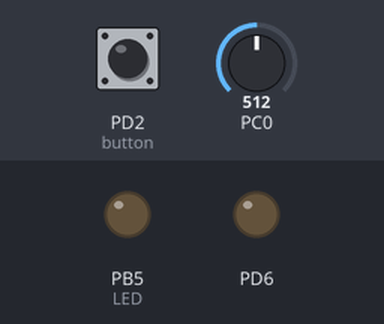
This program was run on a simulated ATmega328P, built with avr-gcc and emulated at 16 MHz. On the bench: output pins drawn as LEDs (lit = HIGH). The test bench sets the inputs (shaded band); at power-on: PD2 (button) HIGH, PC0 = 512.

Above: at 1.2 s.
1.3 s: PD2 (button) pulled LOW for 0.15 s
At 2.2 s:
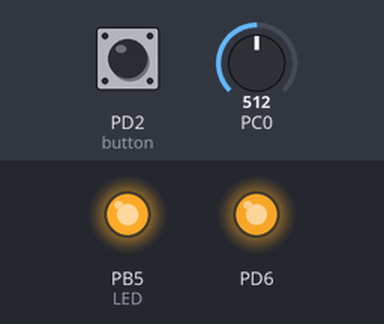
2.9 s: PC0 set to 357
4.4 s: PC0 set to 340
At 5.6 s:
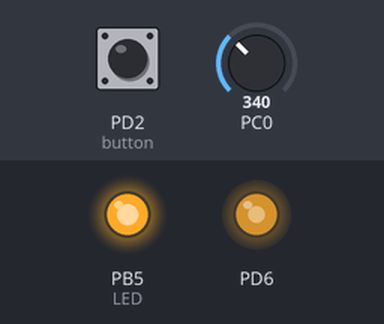
5.9 s: PC0 set to 257
7.4 s: PC0 set to 232
At 8.2 s:
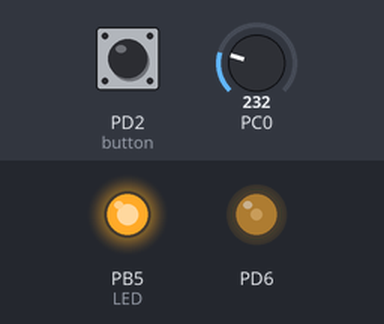
8.9 s: PC0 set to 306
At 9.4 s:
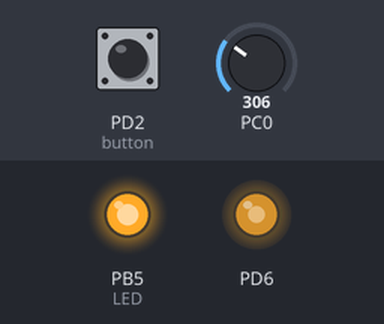
Timing chart, 0 to 11.4 s (numbered marks = the images above; inputs shaded):
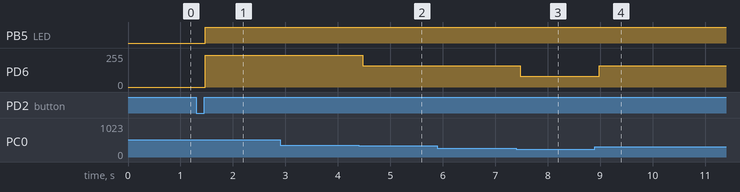

The program:

main.c
```c
/*
 * LM35_DCmotor.c
 *
 * Created: 29-06-2026 12:54:03
 * Author : User
 */

#define F_CPU 16000000UL
#include <avr/io.h>
#include <util/delay.h>

int system_on = 0;   // system flag

void adc_init()
{
	ADMUX = (1 << REFS0);   // AVcc as reference
	ADCSRA = (1 << ADEN) | (1 << ADPS2) | (1 << ADPS1) | (1 << ADPS0);   // enable ADC, prescaler 128
}

int read_lm35()
{
	ADMUX &= 0xF0;                 // select ADC0
	ADCSRA |= (1 << ADSC);         // start conversion
	while (ADCSRA & (1 << ADSC));  // wait until finish
	return ADC;                    // return ADC value
}

void pwm_init()
{
	DDRD |= (1 << DDD6);                                    // PD6 as output for PWM

	TCCR0A = (1 << WGM01) | (1 << WGM00) | (1 << COM0A1);   // Fast PWM, non-inverting mode
	TCCR0B = (1 << CS01);                                   // prescaler 8
}

void motor_speed(int temp)
{
	if(temp < 25)
	{
		OCR0A = 80;    // low speed
	}
	else if(temp < 35)
	{
		OCR0A = 160;   // medium speed
	}
	else
	{
		OCR0A = 240;   // high speed
	}
}

int main(void)
{
	int adc_value;
	int temp;

	DDRD &= ~(1 << DDD2);   // PD2 as input button
	PORTD |= (1 << PD2);    // pull-up enable
	DDRB |= (1 << DDB5);    // PB5 as output LED

	adc_init();
	pwm_init();

	while(1)
	{
		if(!(PIND & (1 << PD2)))   // button pressed
		{
			_delay_ms(20);    // debounce delay

			if(!(PIND & (1 << PD2)))
			{
				system_on = !system_on;        // toggle system
				while(!(PIND & (1 << PD2)));   // wait for button release
				_delay_ms(20);                 // debounce release
			}
		}

		if(system_on)
		{
			PORTB |= (1 << PB5);       // LED ON

			adc_value = read_lm35();   // read sensor
			temp = adc_value / 10;     // convert to temperature approx

			motor_speed(temp);         // set motor speed
		}
		else
		{
			PORTB &= ~(1 << PB5);   // LED OFF
			OCR0A = 0;              // motor OFF
		}

		_delay_ms(100);   // small delay
	}
}
```

Measured:
- the behaviour switches between 350 and 349 on PC0 (found by bisection; images 1 and 2)
- the behaviour switches between 250 and 249 on PC0 (found by bisection; images 2 and 3)
- after the input at 1.3 s, PB5 (LED): LOW → HIGH after 0.17 s; PD6: 0/255 → 240/255 after 0.17 s
- after the input at 2.9 s, every drawn part: stays the same
- after the input at 4.4 s, PD6: 240/255 → 160/255 after 0.07 s
- after the input at 5.9 s, every drawn part: stays the same
- after the input at 7.4 s, PD6: 160/255 → 80/255 after 0.08 s
- after the input at 8.9 s, PD6: 80/255 → 160/255 after 0.08 s
